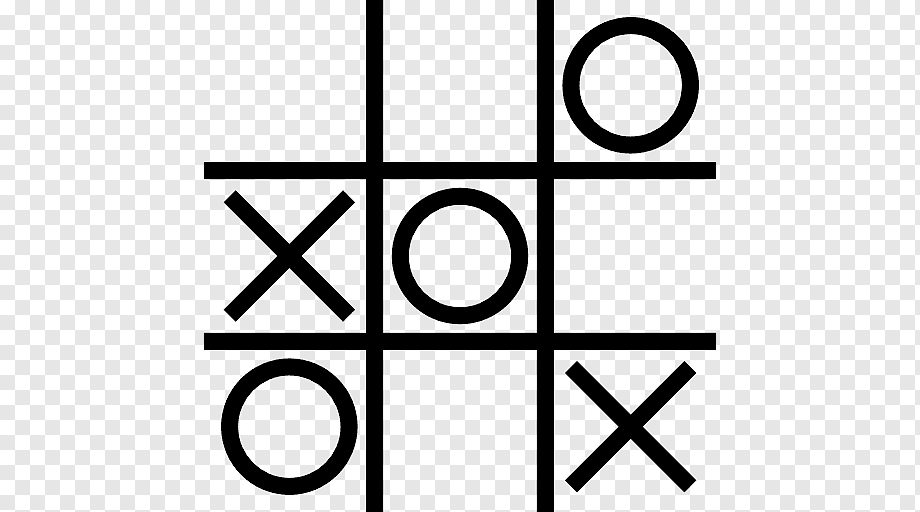
#> input picture PNGReader/image.png, 920 x 512 px
$ python reader.py
#> lines starting #> are read from the running program, lines starting #| are printed output that depends on the picture; after the words box and inside, x2 and y2 are one past the last pixel; in counts of white or black regions, pixels touching at a corner belong together
from PIL import Image
import numpy as np

image_name = input()
#> the answer given: image.png

image = Image.open(image_name).getdata()
length, height = image.size
#> length = 920; height = 512
image = list(image)
#> image = 471040 items

white_and_black_matrix = []
black = (0, 0, 0, 255)

for line in range(height):
    white_and_black_matrix.append(image[line * length: (line + 1) * length])
#> after the loop, white_and_black_matrix = 512 items

new_data = np.array([[1 if pixel == black else 0 for pixel in line] for line in white_and_black_matrix])
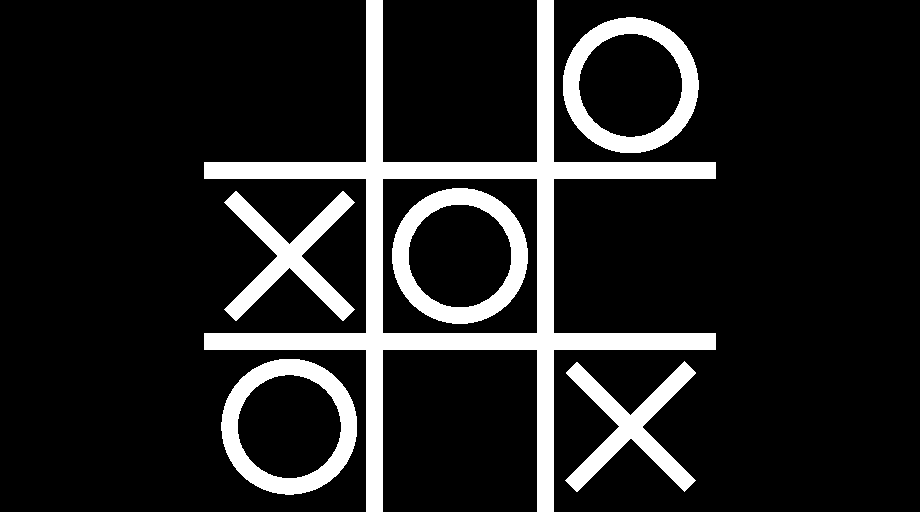
#> new_data: shape (512, 920) int64; values 0 (black) and 1 (white), 13.4% white; 6 white regions, box (x1, y1, x2, y2) and area: (204, 0, 716, 512) 33660, (392, 188, 528, 324) 6289, (563, 17, 699, 153) 6269, (221, 359, 357, 495) 6263, (224, 191, 355, 321) 5424, (565, 361, 696, 492) 5329

with open('working_copy', 'w') as output_file:
    for i in new_data:
        for j in i:
            output_file.write(str(j))
        output_file.write('\n')
